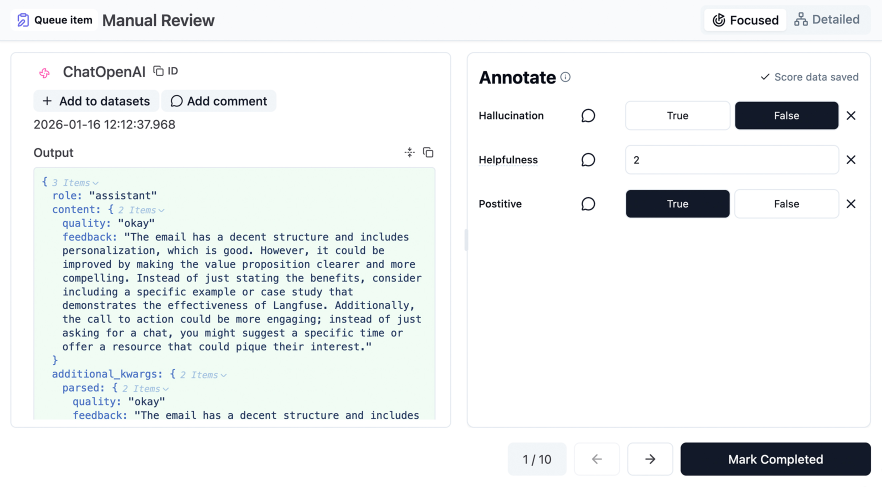
#> input picture components/home/feature-tabs/img/annotation.jpg, 2646 x 1512 px (shown at 1/3 size)
$ python diff.py ../../../../components/home/feature-tabs/img/annotation.jpg ../../../../components/home/feature-tabs/img/cost.jpg ../../../../components/home/feature-tabs/img/cost.jpg ../../../../components/home/feature-tabs/img/cost.jpg 5
#> lines starting #> are read from the running program, lines starting #| are printed output that depends on the picture
# diff.py original.png redraw.png out_prefix  -> stats + side-by-side + amplified diff
import sys, numpy as np
from PIL import Image
orig, red, out = sys.argv[1:4]
card = (246, 246, 243)
o = Image.open(orig).convert('RGBA'); bg = Image.new('RGBA', o.size, card + (255,)); bg.alpha_composite(o); o = bg.convert('RGB')
#> further down, o is the input picture: PIL image 2646x1512 RGB; mean R, G, B 238.7, 241.8, 241.8
r = Image.open(red).convert('RGB')
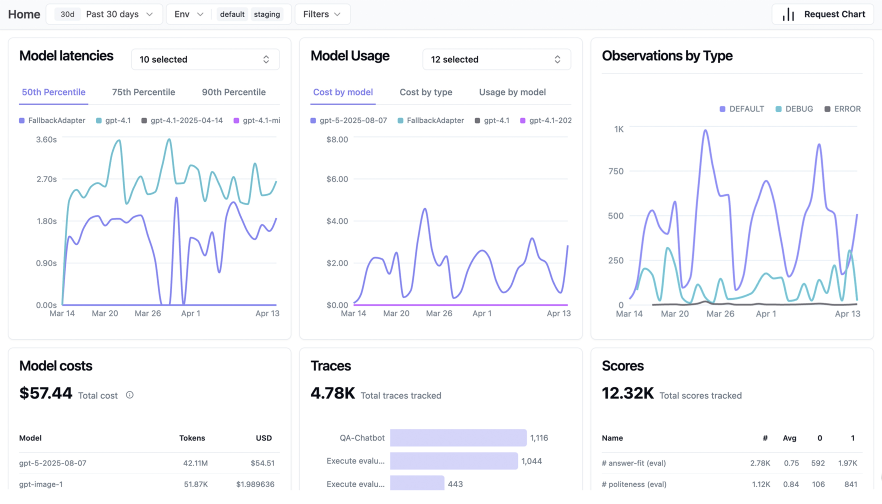
#> input picture components/home/feature-tabs/img/cost.jpg, 2646 x 1512 px (shown at 1/3 size)
#> r is the input picture: PIL image 2646x1512 RGB; mean R, G, B 247.5, 248.1, 250.4
if r.size != o.size: print('size mismatch', o.size, r.size); r = r.resize(o.size, Image.BICUBIC)
a = np.array(o).astype(float); b = np.array(r).astype(float)
d = np.abs(a - b).max(2)
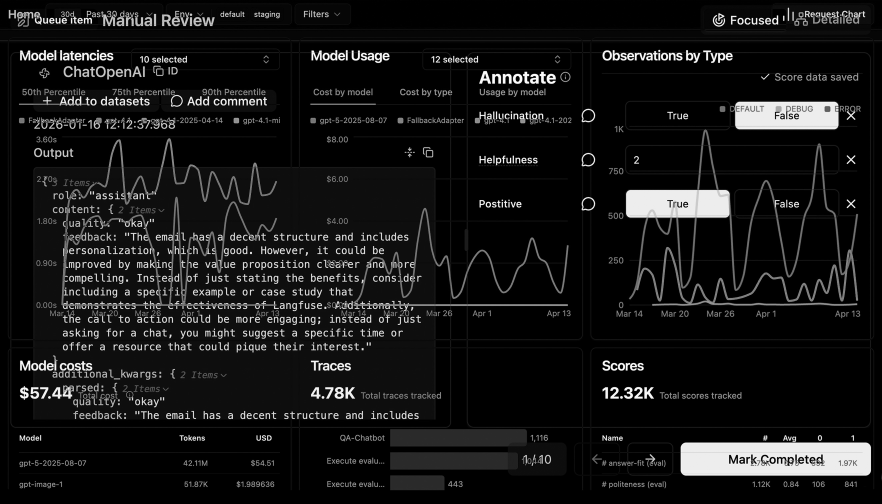
#> d: shape (1512, 2646) float64 (shown at 1/3 size); min 0, max 255, mean 22.3
print("mean abs diff %.2f | px>12: %.2f%% | px>40: %.2f%% | px>90: %.2f%%" % (np.abs(a-b).mean(), (d > 12).mean()*100, (d > 40).mean()*100, (d > 90).mean()*100))
#| mean abs diff 19.15 | px>12: 33.24% | px>40: 11.60% | px>90: 8.91%
amp = np.clip(255 - d*4, 0, 255).astype(np.uint8)
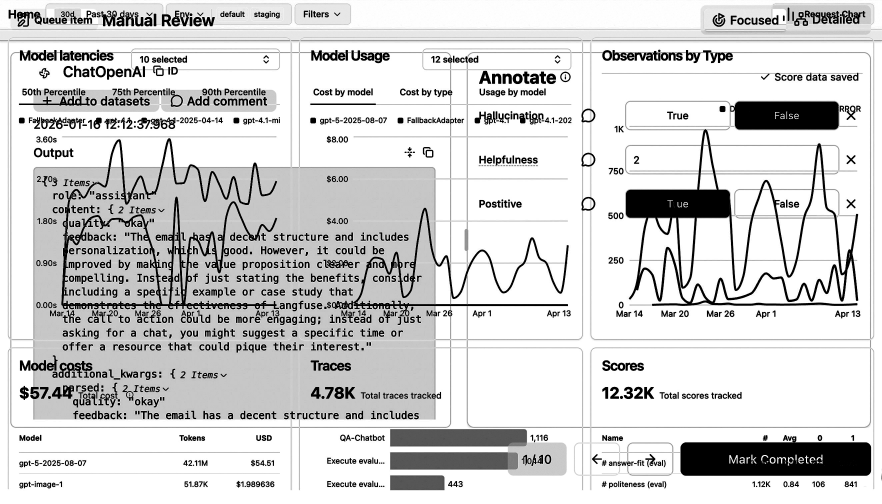
#> amp: shape (1512, 2646) (shown at 1/3 size); min 0, max 255, mean 210.6
W, H = o.size
#> W = 2646; H = 1512
sheet = Image.new('RGB', (W*3 + 20, H), (255, 0, 255))
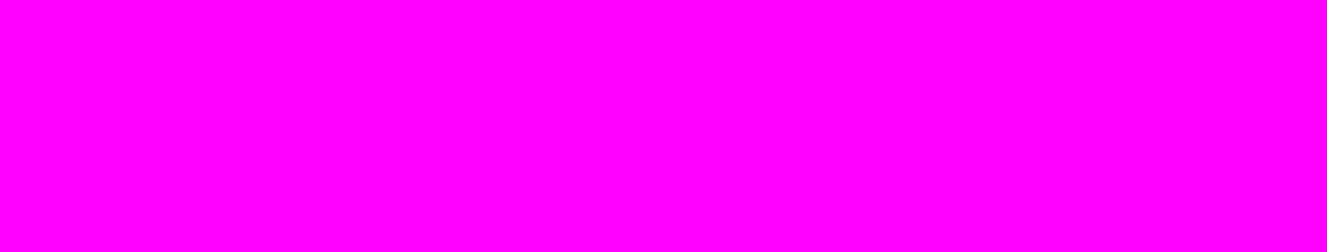
#> sheet: PIL image 7958x1512 RGB (shown at 1/6 size); mean R, G, B 255, 0, 255
sheet.paste(o, (0, 0)); sheet.paste(r, (W + 10, 0)); sheet.paste(Image.fromarray(np.stack([amp]*3, -1)), (2*W + 20, 0))
#> after `sheet.paste(o, (0, 0))`:
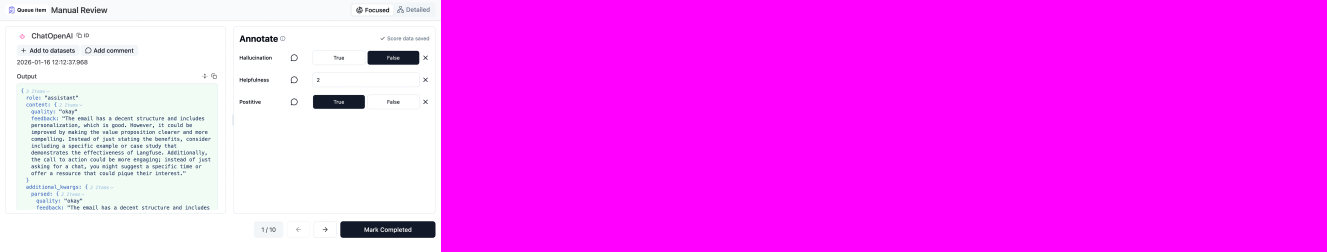
#> sheet: PIL image 7958x1512 RGB (shown at 1/6 size); mean R, G, B 249.6, 80.4, 250.6
#> after `sheet.paste(r, (W + 10, 0))`:
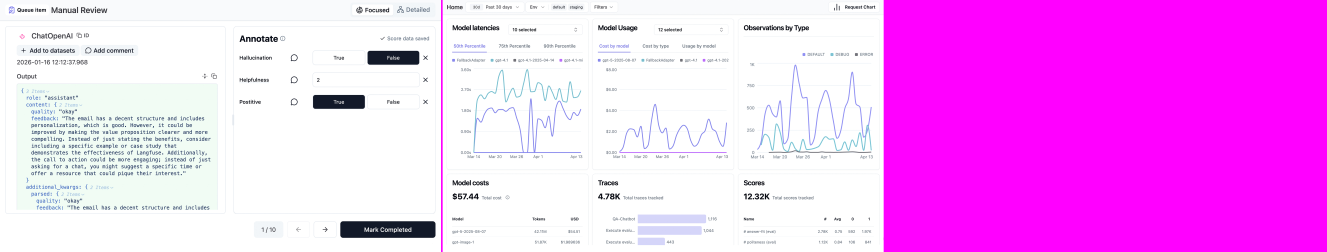
#> sheet: PIL image 7958x1512 RGB (shown at 1/6 size); mean R, G, B 247.1, 162.9, 249.1
#> after `sheet.paste(Image.fromarray(np.stack([amp] * 3, -1)), (2 * W + 20, 0))`:
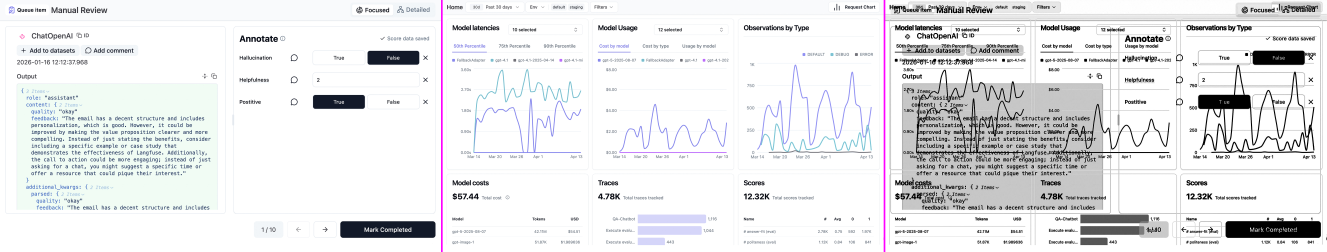
#> sheet: PIL image 7958x1512 RGB (shown at 1/6 size); mean R, G, B 232.3, 232.9, 234.3
sheet.save(out + '_sheet.png')
if len(sys.argv) > 4:
#> (the run stopped early here; a loop or call above may not have finished)
